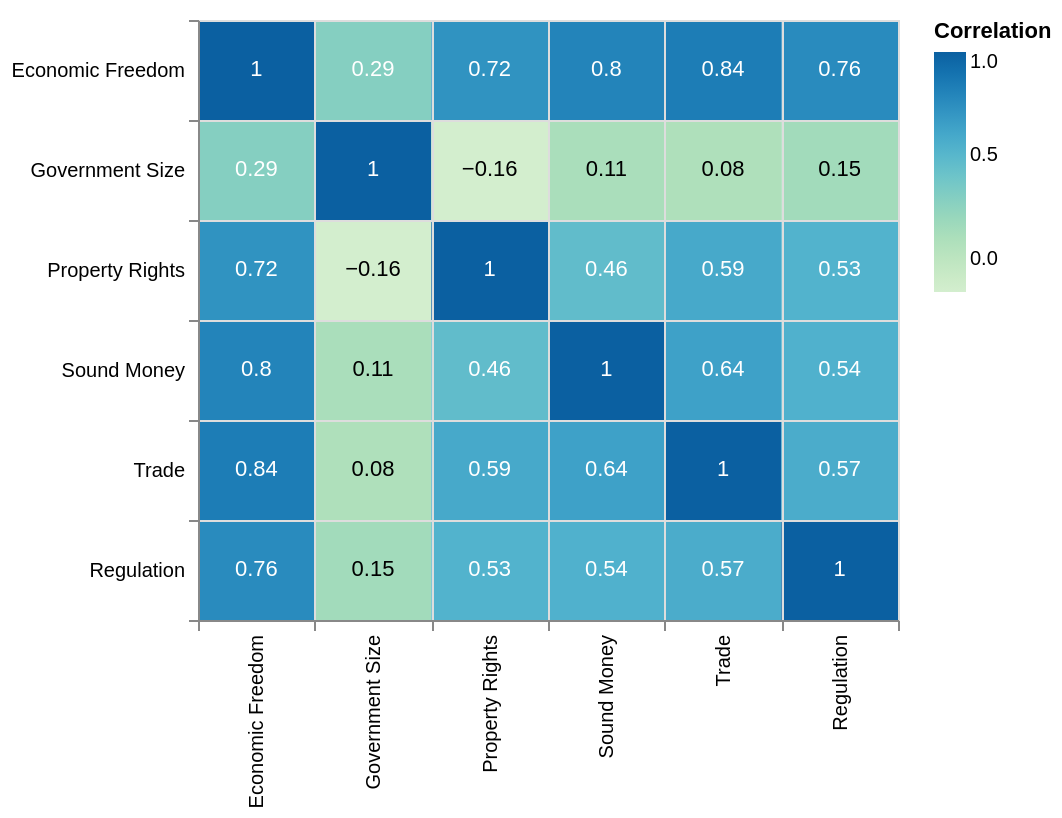

Express this chart as Vega-Lite.
### Vega-Lite specification from a JSON file in a GitHub repository (floating-point values rounded to 4 significant figures)
{"$schema": "https://vega.github.io/schema/vega-lite/v5.json", "width": 350, "height": 300, "data": {"values": [{"fst_factor": "Economic Freedom", "scnd_factor": "Economic Freedom", "correlation": 1.0}, {"fst_factor": "Economic Freedom", "scnd_factor": "Government Size", "correlation": 0.29}, {"fst_factor": "Economic Freedom", "scnd_factor": "Property Rights", "correlation": 0.72}, {"fst_factor": "Economic Freedom", "scnd_factor": "Sound Money", "correlation": 0.8}, {"fst_factor": "Economic Freedom", "scnd_factor": "Trade", "correlation": 0.84}, {"fst_factor": "Economic Freedom", "scnd_factor": "Regulation", "correlation": 0.76}, {"fst_factor": "Government Size", "scnd_factor": "Economic Freedom", "correlation": 0.29}, {"fst_factor": "Government Size", "scnd_factor": "Government Size", "correlation": 1.0}, {"fst_factor": "Government Size", "scnd_factor": "Property Rights", "correlation": -0.16}, {"fst_factor": "Government Size", "scnd_factor": "Sound Money", "correlation": 0.11}, {"fst_factor": "Government Size", "scnd_factor": "Trade", "correlation": 0.08}, {"fst_factor": "Government Size", "scnd_factor": "Regulation", "correlation": 0.15}, {"fst_factor": "Property Rights", "scnd_factor": "Economic Freedom", "correlation": 0.72}, {"fst_factor": "Property Rights", "scnd_factor": "Government Size", "correlation": -0.16}, {"fst_factor": "Property Rights", "scnd_factor": "Property Rights", "correlation": 1.0}, {"fst_factor": "Property Rights", "scnd_factor": "Sound Money", "correlation": 0.46}, {"fst_factor": "Property Rights", "scnd_factor": "Trade", "correlation": 0.59}, {"fst_factor": "Property Rights", "scnd_factor": "Regulation", "correlation": 0.53}, {"fst_factor": "Sound Money", "scnd_factor": "Economic Freedom", "correlation": 0.8}, {"fst_factor": "Sound Money", "scnd_factor": "Government Size", "correlation": 0.11}, {"fst_factor": "Sound Money", "scnd_factor": "Property Rights", "correlation": 0.46}, {"fst_factor": "Sound Money", "scnd_factor": "Sound Money", "correlation": 1.0}, {"fst_factor": "Sound Money", "scnd_factor": "Trade", "correlation": 0.64}, {"fst_factor": "Sound Money", "scnd_factor": "Regulation", "correlation": 0.54}, {"fst_factor": "Trade", "scnd_factor": "Economic Freedom", "correlation": 0.84}, {"fst_factor": "Trade", "scnd_factor": "Government Size", "correlation": 0.08}, {"fst_factor": "Trade", "scnd_factor": "Property Rights", "correlation": 0.59}, {"fst_factor": "Trade", "scnd_factor": "Sound Money", "correlation": 0.64}, {"fst_factor": "Trade", "scnd_factor": "Trade", "correlation": 1.0}, {"fst_factor": "Trade", "scnd_factor": "Regulation", "correlation": 0.57}, {"fst_factor": "Regulation", "scnd_factor": "Economic Freedom", "correlation": 0.76}, {"fst_factor": "Regulation", "scnd_factor": "Government Size", "correlation": 0.15}, {"fst_factor": "Regulation", "scnd_factor": "Property Rights", "correlation": 0.53}, {"fst_factor": "Regulation", "scnd_factor": "Sound Money", "correlation": 0.54}, {"fst_factor": "Regulation", "scnd_factor": "Trade", "correlation": 0.57}, {"fst_factor": "Regulation", "scnd_factor": "Regulation", "correlation": 1.0}]}, "encoding": {"x": {"field": "fst_factor", "title": null, "type": "nominal", "sort": ["Economic Freedom", "Government Size", "Property Rights", "Sound Money", "Trade", "Regulation"]}, "y": {"field": "scnd_factor", "title": null, "type": "nominal", "sort": ["Economic Freedom", "Government Size", "Property Rights", "Sound Money", "Trade", "Regulation"]}}, "layer": [{"mark": "rect", "encoding": {"color": {"field": "correlation", "type": "quantitative", "title": "Correlation", "scale": {"scheme": "greenblue"}, "legend": {"direction": "vertical", "gradientLength": 120}}}}, {"mark": "text", "encoding": {"text": {"field": "correlation", "type": "quantitative"}, "color": {"condition": {"test": "datum['correlation'] < 0.2", "value": "black"}, "value": "white"}}}], "config": {"axis": {"grid": true, "tickBand": "extent"}}}
